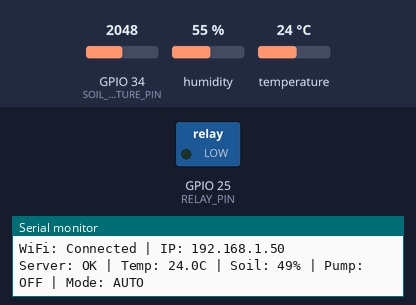
A sketch run on a simulated ESP32. Parts: switched loads named in the sketch (green lamp = pin HIGH), the last lines printed to the serial monitor. Inputs (shaded band) come from the test bench; at power-on: GPIO 34 (SOIL_MOISTURE_PIN) = 2048, humidity 55 %, temperature 24 °C. WiFi joins after 1.5 s; servers stay silent unless stated; uploads are accepted with an empty reply.

Above: at 2.7 s.
2.8 s: GPIO 34 (SOIL_MOISTURE_PIN) set to 2797
5.5 s: GPIO 34 (SOIL_MOISTURE_PIN) set to 2899
At 7.0 s:
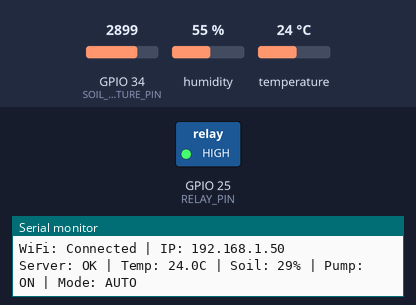
8.2 s: GPIO 34 (SOIL_MOISTURE_PIN) set to 2866
At 11.3 s:
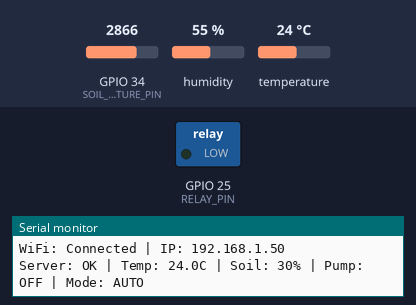
11.7 s: GPIO 34 (SOIL_MOISTURE_PIN) set to 3603
At 12.6 s:
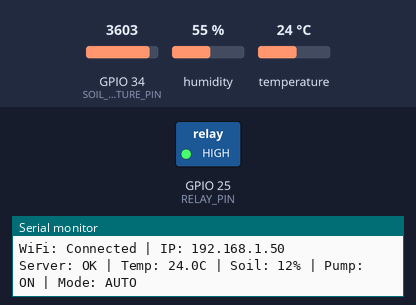
Timing chart, 0 to 14.7 s (numbered marks = the images above; inputs shaded):
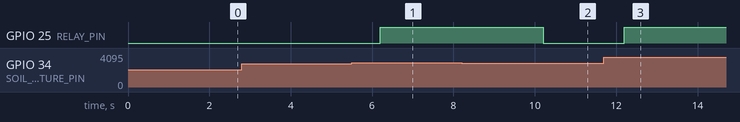

The sketch:

smart_irrigation.ino
```cpp
#include <Arduino.h>
#include <WiFi.h>
#include <HTTPClient.h>
#include <ArduinoJson.h>
#include <DHT.h>

// --- WiFi & API Configuration ---
const char* WIFI_SSID = "YOUR_SSID";
const char* WIFI_PASSWORD = "YOUR_PASSWORD";
const char* SERVER_URL = "http://YOUR_BACKEND_URL/api/data"; // Post endpoint optimization

// --- Pin Definitions ---
#define DHTPIN 4           // Digital pin connected to the DHT sensor
#define SOIL_MOISTURE_PIN 34 // Analog pin connected to soil moisture potentiometer
#define RELAY_PIN 25       // Digital pin connected to the relay (and LED)

// --- DHT Configuration ---
#define DHTTYPE DHT22      // Use DHT22 (AM2302)
DHT dht(DHTPIN, DHTTYPE);

// --- Constants & Thresholds ---
const int RECORD_INTERVAL = 2000;    // Non-blocking delay interval (2 seconds)
const int DRY_SOIL_THRESHOLD = 30;   // Pump triggers if soil moisture < 30%
const float TEMP_MIN = 15.0;         // Minimum safe temperature for watering
const float TEMP_MAX = 38.0;         // Maximum safe temperature for watering
const float HUMIDITY_MAX = 80.0;     // Maximum air humidity for watering

unsigned long previousMillis = 0;
bool isPumpOn = false;

void setup() {
  Serial.begin(115200);

  // Initialize DHT sensor
  dht.begin();

  // Initialize outputs
  pinMode(RELAY_PIN, OUTPUT);
  digitalWrite(RELAY_PIN, LOW); // Ensure pump is OFF at startup

  // Initialize inputs
  pinMode(SOIL_MOISTURE_PIN, INPUT);

  // Connect to WiFi
  Serial.print("Connecting to WiFi: ");
  Serial.println(WIFI_SSID);
  WiFi.begin(WIFI_SSID, WIFI_PASSWORD);
  int attempts = 0;
  while (WiFi.status() != WL_CONNECTED && attempts < 20) {
    delay(500);
    Serial.print(".");
    attempts++;
  }

  if (WiFi.status() == WL_CONNECTED) {
    Serial.println("\nWiFi Connected.");
    Serial.print("IP: ");
    Serial.println(WiFi.localIP());
  } else {
    Serial.println("\nFailed to connect to WiFi. Operating offline.");
  }

  Serial.println("--- Smart Irrigation System Initialized ---");
}

void loop() {
  unsigned long currentMillis = millis();

  // Run non-blocking delay every 2 seconds
  if (currentMillis - previousMillis >= RECORD_INTERVAL) {
    previousMillis = currentMillis;

    // 1. Read DHT22 Sensors
    float humidity = dht.readHumidity();
    float temperature = dht.readTemperature();

    if (isnan(humidity) || isnan(temperature)) {
      Serial.println("Failed to read from DHT sensor!");
      return;
    }

    // 2. Read Soil Moisture
    int rawMoisture = analogRead(SOIL_MOISTURE_PIN);
    int soilMoisturePercent = map(rawMoisture, 4095, 0, 0, 100);
    soilMoisturePercent = constrain(soilMoisturePercent, 0, 100);

    // Default target state based on offline logical calculations
    bool needsWater = (soilMoisturePercent < DRY_SOIL_THRESHOLD);
    bool tempSafe = (temperature >= TEMP_MIN && temperature <= TEMP_MAX);
    bool humiditySafe = (humidity < HUMIDITY_MAX);
    bool localPumpTarget = (needsWater && tempSafe && humiditySafe);

    // Fallback variables
    String serverMode = "auto";
    bool serverPumpTarget = localPumpTarget;

    // 3. Network POST if Connected
    if (WiFi.status() == WL_CONNECTED) {
      HTTPClient http;
      http.begin(SERVER_URL);
      http.addHeader("Content-Type", "application/json");

      // Build JSON payload (ArduinoJson v6 syntax)
      StaticJsonDocument<200> doc;
      doc["temperature"] = temperature;
      doc["soilMoisture"] = soilMoisturePercent;
      doc["pumpState"] = isPumpOn ? "on" : "off";

      String requestBody;
      serializeJson(doc, requestBody);

      int httpResponseCode = http.POST(requestBody);

      if (httpResponseCode > 0) {
        String responseBody = http.getString();

        // Parse incoming instructions correctly
        StaticJsonDocument<200> responseDoc;
        DeserializationError error = deserializeJson(responseDoc, responseBody);

        if (!error && responseDoc["success"] == true) {
           if (responseDoc.containsKey("mode")) {
              serverMode = responseDoc["mode"].as<String>();
           }
           if (responseDoc.containsKey("pumpState")) {
              serverPumpTarget = (responseDoc["pumpState"].as<String>() == "on");
           }
        }
      } else {
        Serial.print("HTTP POST Failed, Error code: ");
        Serial.println(httpResponseCode);
      }
      http.end();
    }

    // 4. Resolve Control Logic
    if (serverMode == "manual") {
      isPumpOn = serverPumpTarget;
    } else {
      isPumpOn = localPumpTarget;
    }

    // Apply Pump State
    if (isPumpOn) {
      digitalWrite(RELAY_PIN, HIGH);
    } else {
      digitalWrite(RELAY_PIN, LOW);
    }

    // 5. Console output format requested
    Serial.print("WiFi: ");
    Serial.print((WiFi.status() == WL_CONNECTED) ? "Connected" : "Disconnected");
    if (WiFi.status() == WL_CONNECTED) {
       Serial.print(" | IP: ");
       Serial.print(WiFi.localIP());
    }
    Serial.println();

    Serial.print("Server: ");
    Serial.print((WiFi.status() == WL_CONNECTED) ? "OK" : "Unreachable");
    Serial.print(" | Temp: ");
    Serial.print(temperature, 1);
    Serial.print("C | Soil: ");
    Serial.print(soilMoisturePercent);
    Serial.print("% | Pump: ");
    Serial.print(isPumpOn ? "ON" : "OFF");
    Serial.print(" | Mode: ");

    // Capitalize mode manually for standard output
    String printMode = serverMode;
    printMode.toUpperCase();
    Serial.println(printMode);
  }
}
```

Measured:
- the behaviour switches between 2866 and 2867 on GPIO 34 (SOIL_MOISTURE_PIN) (found by bisection; images 0 and 1)
- after the input at 5.5 s, GPIO 25 (RELAY_PIN): LOW → HIGH after 0.71 s
- after the input at 8.2 s, GPIO 25 (RELAY_PIN): HIGH → LOW after 2.0 s
- after the input at 11.7 s, GPIO 25 (RELAY_PIN): LOW → HIGH after 0.50 s
